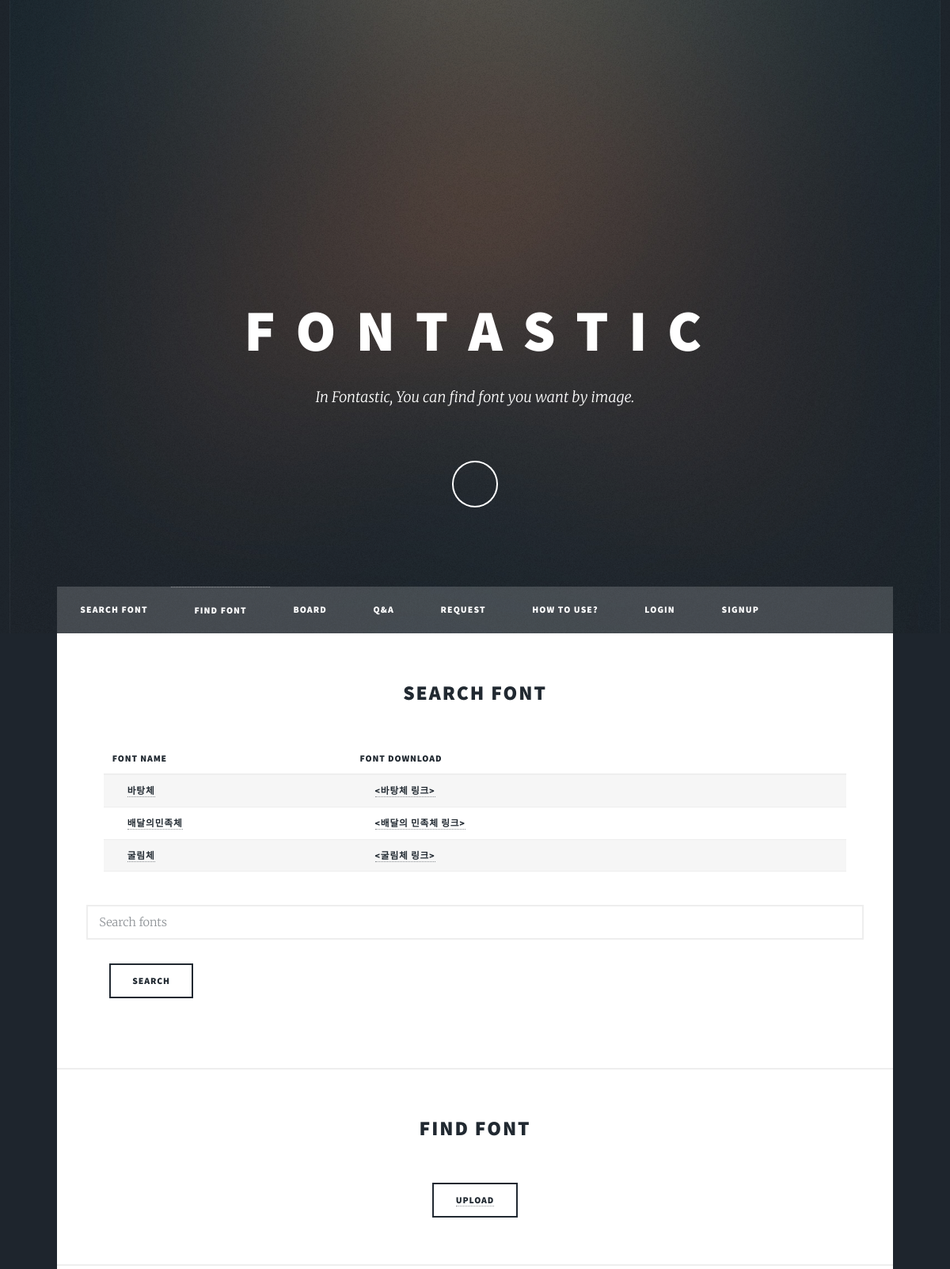
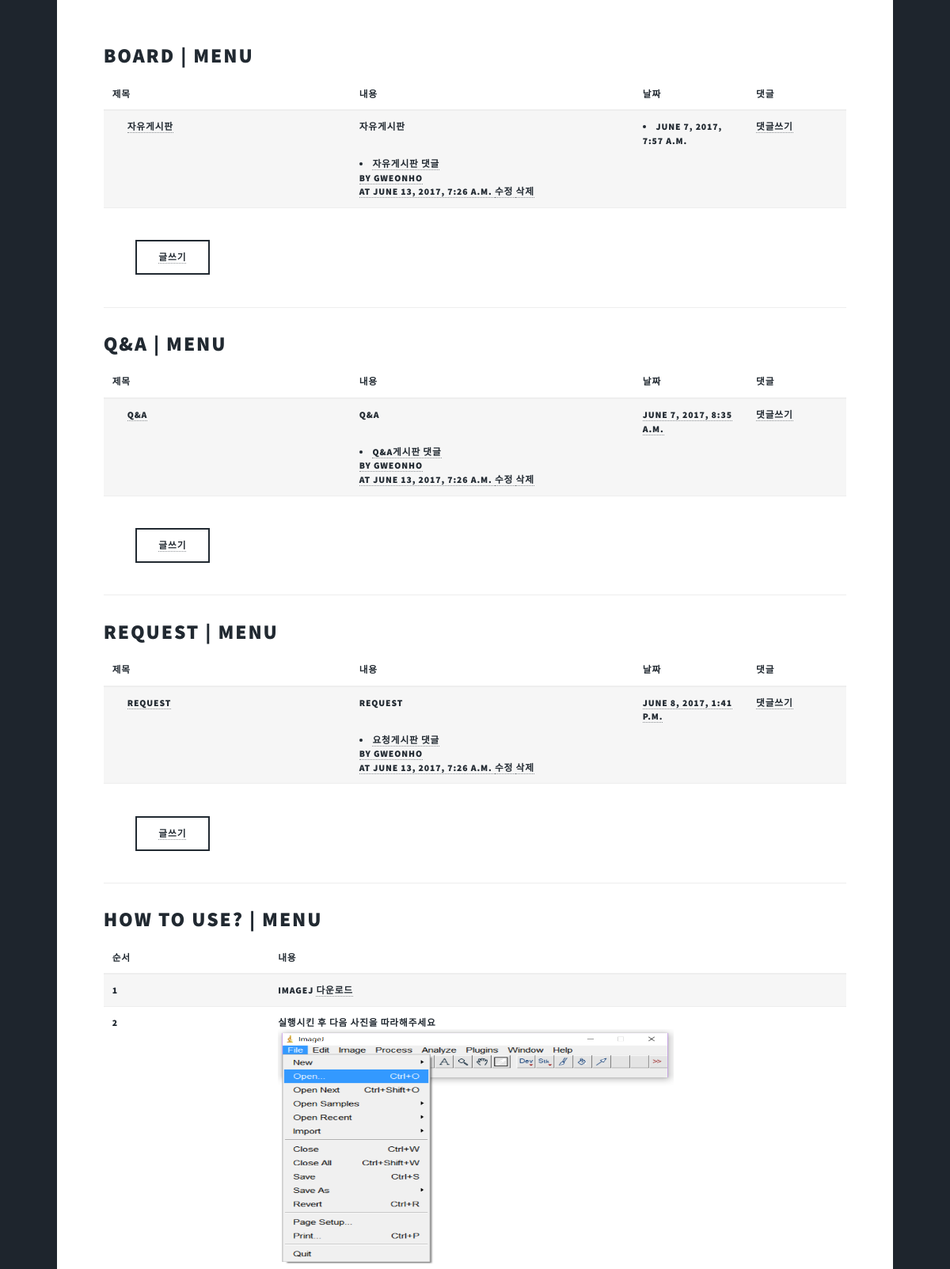
Screenshot of /blog/ (upper part) with the database file from the repository (2 pictures, top to bottom).
### blog/models.py (models this page shows, shortened)
class Search(models.Model):
	title = models.CharField(max_length=30)
	font_file = models.CharField(max_length = 100)

class Post(models.Model):
	title = models.CharField(max_length=100)
	content= models.TextField()
	photo = models.ImageField()
	created_at = models.DateTimeField(auto_now_add=True)
	updated_at = models.DateTimeField(auto_now=True)
	class Meta:
		ordering =['-id']

class Comment(models.Model):
	post = models.ForeignKey(Post)
	author = models.ForeignKey(settings.AUTH_USER_MODEL)
	message = models.TextField()
	created_at = models.DateTimeField(auto_now_add=True)
	updated_at = models.DateTimeField(auto_now=True)
	class Meta:
		ordering =['-id']
	def get_edit_url(self):
		return reverse('blog:comment_edit', args=[self.post.pk, self.pk])
	def get_delete_url(self):
		return reverse('blog:comment_delete', args=[self.post.pk, self.pk])

class Question(models.Model):
    title = models.CharField(max_length=30)
    contents = models.TextField()
    created_at = models.DateTimeField(auto_now_add=True)
    updated_at = models.DateTimeField(auto_now=True)
    class Meta:
    	ordering=['id']

class question_Comment(models.Model):
	question = models.ForeignKey(Question)
	author = models.ForeignKey(settings.AUTH_USER_MODEL)
	message = models.TextField()
	created_at = models.DateTimeField(auto_now_add=True)
	updated_at = models.DateTimeField(auto_now=True)
	def get_question_edit_url(self):
		return reverse('blog:question_comment_edit', args=[self.question.pk, self.pk])
	def get_question_delete_url(self):
		return reverse('blog:question_comment_delete', args=[self.question.pk, self.pk])

class Call(models.Model):
    title = models.CharField(max_length=30)
    contents = models.TextField()
    created_at = models.DateTimeField(auto_now_add=True)
    updated_at = models.DateTimeField(auto_now=True)
    class Meta:
    	ordering=['id']

class call_Comment(models.Model):
	call = models.ForeignKey(Call)
	author = models.ForeignKey(settings.AUTH_USER_MODEL)
	message = models.TextField()
	created_at = models.DateTimeField(auto_now_add=True)
	updated_at = models.DateTimeField(auto_now=True)
	def get_call_edit_url(self):
		return reverse('blog:call_comment_edit', args=[self.call.pk, self.pk])
	def get_call_delete_url(self):
		return reverse('blog:call_comment_delete', args=[self.call.pk, self.pk])

### blog/views.py (the view)
def index(request):
	post_list = Post.objects.all()
	question_list = Question.objects.all()
	call_list = Call.objects.all()
	search_list = Search.objects.all()
	upload_list = Upload.objects.all()
	query = request.GET.get("q")
	if query:
		search_list = search_list.filter(title__icontains=query)
	return render(request, 'blog/post_list.html', {
		'post_list' : post_list,
		'question_list':question_list,
		'call_list':call_list,
		'search_list':search_list,
		'upload_list':upload_list,
	})

### blog/templates/blog/post_list.html (shortened to what this page needs)
{% load staticfiles %}
<!DOCTYPE HTML>
<html>
	<head>
		<link rel="stylesheet" href="{% static 'css/main.css' %}"/>
	</head>
	<body class = "is-loading">
		{% block content %}
		<div id = "wrapper" class = "fade-in">
			<div id = "intro">
				<h1>F O N T A S T I C</h1>
				<p>In Fontastic, You can find font you want by image. </p>
				<ul class = "actions">
					<li><a href ="#header" class = "button icon solo fa-arrow-down scrolly">Continue</a></li>
				</ul>
			</div>
			<header id = "header">
			</header>
			<nav id = "nav">
				<ul class = "links">
					<li class="actions"><a href ="#search_font" class="scrolly">SEARCH FONT<a></li>
					<li class="actions"><a href ="#find_font" class="scrolly">FIND FONT</a></li>
					<li class="actions"><a href ="#board" class="scrolly">BOARD</a></li>
					<li class="actions"><a href ="#Q_A" class="scrolly">Q&A</a></li>
					<li class="actions"><a href ="#request" class="scrolly">REQUEST</a></li>
					<li class="actions"><a href="#directions" class="scrolly">How to use?</a></li>
					{% if not user.is_authenticated %}
          		<li><a href="{% url "login" %}?next={{ request.path }}">Login</a></li>
          		<li><a href="{% url "signup" %}">Signup</a></li>
          	{% else %}
          		<li><a href="{% url "logout" %}?next={{ request.path }}">Logout</a></li>
          		<li><a href="{% url "profile" %}">Profile</a></li>
          	{% endif %}
				</ul>
			</nav>
			<div id = "main">
				<div id ="search_font">
					<h2>SEARCH FONT</h2><br/>
					<table border ="1" cellspacing="0" summray="Search">
						<colgroup>
							<col width="150">
							<col width="300">
						</colgroup>
						<thead>
						<tr>
							<th>Font Name</th>
							<th>Font Download</th>
						</tr>
						</thead>
						<tbody>
							{% for search in search_list %}<tr>
							<td class="title_board" style="padding-left:30px;">
								<a href="#">{{ search.title }}</a>
							</td>
							<td style="padding-left:30px;">
								<a href="#">{{ search.font_file}}</a>
							</td>
							</tr>
							{% endfor %}
						</tbody>
					</table>
					<br/>
					<form emthod='GET' action=''>
					<input type="text" name="q" placeholder='Search fonts' />
					<input type='submit' value='Search'/>
					</form>
				</div>
				<div id="find_font">
					<h2>FIND FONT</h2>
						<center><button><a href="{% url "blog:upload_new" %}" class="actions">UPLOAD</a></button></center>
				</div>
			<div id="section">
				<div id ="board">
					<h2>BOARD | <span><a href ="#nav" class="actions scrolly">MENU</a></span></h2>
					<table border = "1" cellspacing ="0" summary="게시판">
						<colgroup>
						<col width="150">
						<col width="200">
						<col width="80">
						<col width="70">
					</colgroup>
					<thead>
						<tr>
							<th scope="col">제목</th>
							<th scope="col">내용</th>
							<th scope="col">날짜</th>
							<th scope="col">댓글</th>
						</tr>
					</thead>
					<tbody>
						{% for post in post_list %}
						<tr class="reply_borad">
							<td class="title_board" style="padding-left:30px;">
								<a href="{% url "blog:post_detail" post.pk%}">{{ post.title }}</a>
							</td>
							<td class="name_board"><a href="{% url "blog:post_detail" post.pk %}">{{ post.content|linebreaks }}
								{% for comment in post.comment_set.all %}
								<li>
								{{ comment.message }}<br />
								by {{ comment.author }}<br />
								at {{ comment.created_at }}
								<a href="{{ comment.get_edit_url }}">
									수정
								</a>
								<a href="{{ comment.get_delete_url }}">
									삭제
								</a>
								</li>
								{% endfor %}</a>
							</td>
							<td class="date_board"><a href="#"><li>{{ post.created_at }}</li></a>
							</td>
							<td><a href="{% url "blog:comment_new" post.pk %}"  class="logo">댓글쓰기</a>
							</td>
							{% endfor %}
						</tr>
						<tr>
							<td>
								<button><a href="{% url "blog:post_new" %}"  class="logo">글쓰기</a></button>
							</td>
						</tr>
					</tbody>
					</table>
				</div>
				<div id="Q_A">
					<h2>Q&A | <span><a href ="#nav" class="actions scrolly">MENU</a></span></h2>
					<table border = "1" cellspacing ="0" summary="게시판">
						<colgroup>
						<col width="150">
						<col width="200">
						<col width="80">
						<col width="70">
					</colgroup>
					<thead>
						<tr>
							<th scope="col">제목</th>
							<th scope="col">내용</th>
							<th scope="col">날짜</th>
							<th scope="col">댓글</th>
						</tr>
					</thead>
					<tbody>
						{% for question in question_list %}
						<tr class="reply_borad">
							<td class="title_board" style="padding-left:30px;">
								<a href="{% url "blog:question_detail" question.pk %}">{{ question.title }}</a>
							</td>
							<td class="name_board"><a href="{% url "blog:question_detail" question.pk %}">{{ question.contents|linebreaks }}
								{% for question_comment in question.question_comment_set.all %}
									<li>{{ question_comment.message }}<br />
										by {{ question_comment.author }}<br />
										at {{ question_comment.created_at }}
									<a href="{{ question_comment.get_question_edit_url }}">
									수정
								</a>
							<a href="{{ question_comment.get_question_delete_url }}">
									삭제
								</a></li>
								{% endfor %}</a>
							</td>
							<td class="date_board"><a href="#">{{ question.created_at }}</a>
							</td>
							<td><a href="{% url "blog:question_comment_new" question.pk %}"  class="logo">댓글쓰기</a>
							</td>
							{% endfor %}
						</tr>
						<tr>
							<td>
								<button><a href="{% url "blog:question_new" %}"  class="logo">글쓰기</a></button>
							</td>
						</tr>
					</tbody>
					</table>
				</div>
				<div id="request">
					<h2>REQUEST | <span><a href ="#nav" class="actions scrolly">MENU</a></span></h2>
					<table border = "1" cellspacing ="0" summary="게시판">
						<colgroup>
						<col width="150">
						<col width="200">
						<col width="80">
						<col width="70">
					</colgroup>
					<thead>
						<tr>
							<th scope="col">제목</th>
							<th scope="col">내용</th>
							<th scope="col">날짜</th>
							<th scope="col">댓글</th>
						</tr>
					</thead>
					<tbody>
						{% for call in call_list %}
						<tr class="reply_borad">
							<td class="title_board" style="padding-left:30px;">
								<a href="{% url "blog:call_detail" call.pk%}">{{ call.title }}</a>
							</td>
							<td class="name_board"><a href="{% url "blog:call_detail" call.pk %}">{{ call.contents|linebreaks }}
								{% for call_comment in call.call_comment_set.all %}
									<li>{{ call_comment.message }}<br />
										by {{ call_comment.author }}<br/>
										at {{ call_comment.created_at }}
									<a href="{{ call_comment.get_call_edit_url }}">
									수정
								</a>
								<a href="{{ call_comment.get_call_delete_url}}">
									삭제
								</a>
							</li>
								{% endfor %}</a>
							</td>
							<td class="date_board"><a href="#">{{ call.created_at }}</a>
							</td>
							<td><a href="{% url "blog:call_comment_new" call.pk %}" class="logo">댓글쓰기</a>
							</td>
							{% endfor %}
						</tr>
						<tr>
							<td>
								<button><a href="{% url "blog:call_new" %}" class="logo">글쓰기</a></button>
							</td>
						</tr>
					</tbody>
					</table>
				</div>
				<div id="directions">
		<h2>How to use? | <span><a href ="#nav" class="actions scrolly">MENU</a></span></h2>
		<table>
			<colgroup>
				<col width="150">
				<col width="350">
			</colgroup>
			<thead>
				<th scope="col">순서</th>
				<th scope="col">내용</th>
			</thead>
			<tbody>
				<tr>
					<td>1</td>
					<td>imageJ <a href="#">다운로드</a></td>
				</tr>
				<tr>
					<td>2</td>
					<td>
						실행시킨 후 다음 사진을 따라해주세요<br/>
						<img src="..\..\static\images\2_1.png" width="500" height="300">
						<br/>
						<img src="..\..\static\images\2_2.png" width="500" height="300"><br/>
						<br/>
						<br/>
						<img src="..\..\static\images\2_4.png" width="500" height="300"><br/>
					</td>
				</tr>
			</tbody>
		</table>
	</div>
			</div>
		</div>
	</div>
		{% endblock %}
	</body>
</html>

### blog/templates/blog/post_list.html (style rules this page uses)
tr, td { font-family: "Source Sans Pro", Helvetica, sans-serif; font-size: 0.8rem; font-weight: 900; letter-spacing: 0.075em; line-height: 1.5; padding: 0 0.75rem 0.75rem 0.75rem; text-align: left; text-transform: uppercase; }

### rows the page displays
Search: title "바탕체", font_file "<바탕체 링크>"
Search: title "배달의민족체", font_file "<배달의 민족체 링크>"
Search: title "굴림체", font_file "<굴림체 링크>"
Post: title "자유게시판", content "자유게시판", created_at "JUNE 7, 2017, 7:57 A.M."
Comment: message "자유게시판 댓글", author "GWEONHO", created_at "JUNE 13, 2017, 7:26 A.M."
Question: title "Q&A", contents "Q&A", created_at "JUNE 7, 2017, 8:35 A.M."
question_Comment: message "Q&A게시판 댓글", author "GWEONHO", created_at "JUNE 13, 2017, 7:26 A.M."
Call: title "REQUEST", contents "REQUEST", created_at "JUNE 8, 2017, 1:41 P.M."
call_Comment: message "요청게시판 댓글", author "GWEONHO", created_at "JUNE 13, 2017, 7:26 A.M."
